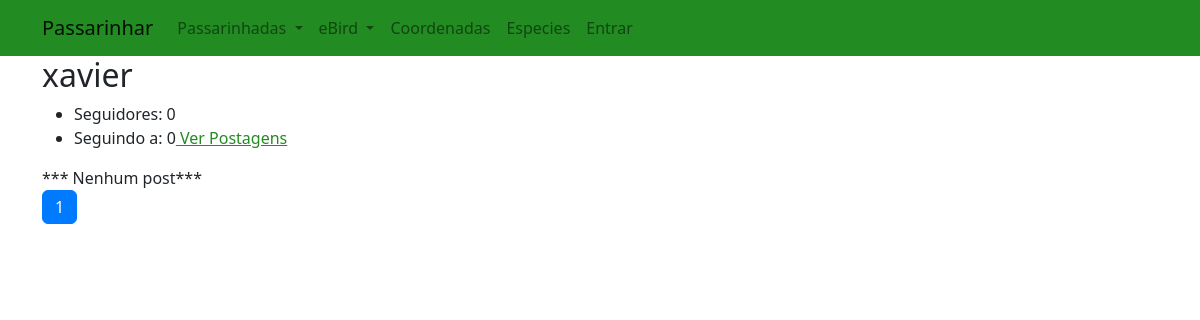
Before: /xavier/profile with the older database file.
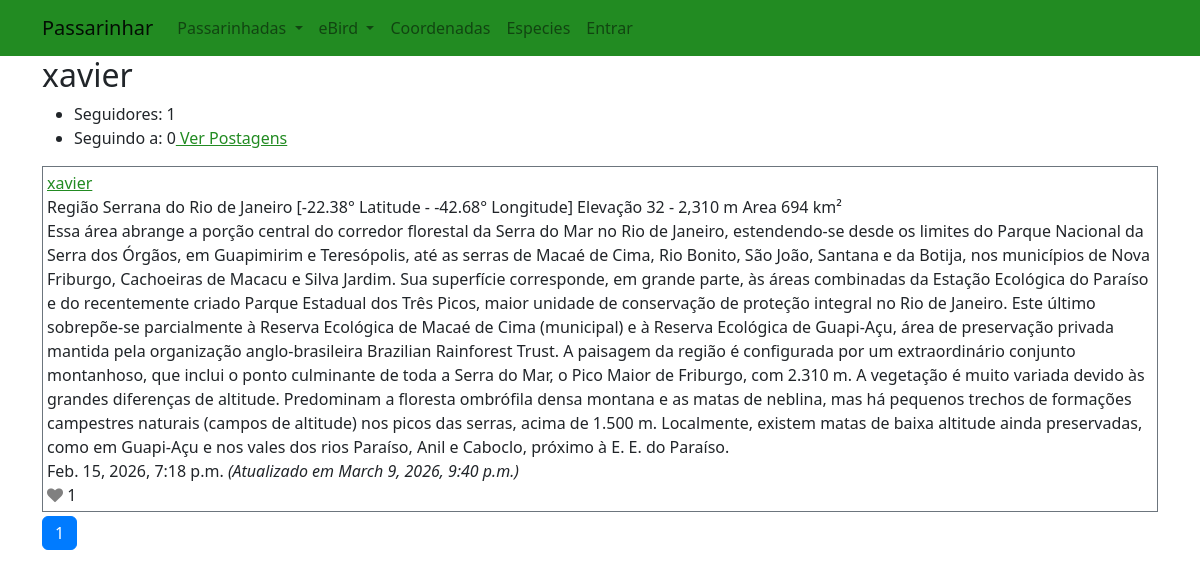
After: the same page with the newer database file.
### passarinhar/models.py (models this page shows, shortened)
class Post(models.Model):
    author = models.ForeignKey(WUser, on_delete=models.CASCADE, related_name="author")
    post_content = models.TextField(blank=True)
    likes = models.ManyToManyField(WUser, blank=True, related_name="likes")
    timestamp = models.DateTimeField(auto_now_add=True)
    updated_at = models.DateTimeField(auto_now=True)

class WUser(AbstractUser):
    favouritesList = models.ManyToManyField(Place, blank=True, related_name="userFavourite")

### passarinhar/views.py (the view)
# urls.py: path("<str:username>/profile", views.profile, name="profile"),
def profile(request, username):
    try:
        profile = WUser.objects.get(username=username)
    except WUser.DoesNotExist:
        raise Http404("Usuário não encontrado.")
    followers = Follower.objects.filter(following = profile).count()
    author = Follower.objects.filter(user = profile)
    following = Follower.objects.filter(following__in=author.values_list("following", flat=True)).count()
    current_user = request.user
    inFollowingList = Follower.objects.filter(user=current_user.id, following=profile).count()
    if inFollowingList:
        follow_label = "Deixar de seguir"
    else:
        follow_label = "Seguir"
    profilePosts = Post.objects.filter(author = profile)
    profilePosts = profilePosts.order_by("-timestamp").all()
    p = Paginator(profilePosts, 10)
    page_number = request.GET.get('page')
    page_obj = p.get_page(page_number)
    data = {
        "title": username,
        "page_name": "profile",
        "profile_obj": profile,
        "followers": followers,
        "following": following,
        "page_obj": page_obj,
        "follow_label":follow_label,
    }
    return render(request, "passarinhar/foro.html", data)

### passarinhar/templates/passarinhar/foro.html (shortened to what this page needs)
{% extends "passarinhar/layout.html" %}
{% load static %}
{% block body %}
<h2 id="page-title">{{ title }}</h2>
{% if page_name == 'profile' %}
<div id="profile-view" style="display: block;">
    <ul>
        <li id="prf-followers">Seguidores: {{ followers }}</li>
        <li id="prf-following">Seguindo a: {{ following}}<a id="following" href="{% url 'passarinhar:following' %}"> Ver
                Postagens</a>
        </li>
    </ul>
</div>
{% endif %}
<div id="posts-view">
    {% for post in page_obj %}
    <div class="p-1 my-1 bg-white text-dark border border-secondary">
        <div><a href="{% url 'passarinhar:profile' post.author.username %}">{{ post.author }}</a></div>
        <div id="{{post.id}}">
            <div>{{post.post_content|linebreaksbr}}</div>
        </div>
        <div id="timestamp">{{ post.timestamp }} <i>(Atualizado em {{ post.updated_at }})</i></div>
        <div id="like">
            {% if user != post.author %}
            <span id="like-btn{{post.id}}" class="like-button" data-id="{{post.id}}"><i id="like-icon{{post.id}}"
                    style="color:grey" class="fa fa-heart"></i></span>
            {% else %}
            <i id="like-icon{{post.id}}" style="color:grey" class="fa fa-heart"></i>
            {% endif %}
            <span id="like_count{{post.id}}" data-id="{{post.id}}">{{ post.likes.count }}</span>
        </div>
    </div>
    {% empty %}
    <div>*** Nenhum post***</div>
    {% endfor %}
</div>
<nav aria-label="Page navigation">
    <ul class="pagination">
        <li class="page-item  active" aria-current="page"><a class="page-link" href="?page={{ page_obj.number }}">
                {{page_obj.number}}</a></li>
    </ul>
</nav>
{% endblock %}

Changed rows visible on the page:
now on this page (row edited): Post: author "xavier", post_content "Região Serrana do Rio de Janeiro [-22.38° Latitude - -42.68° Longitude] Elevação 32 - 2,310 m Area 694 km² Essa área abrange a porção central do corredor florestal da Serra do Mar no Rio de Janeiro, estendendo-se desde os limites do Parque Nacional da Serra dos Órgãos, em Guapimirim e Teresópolis, até as serras de Macaé de Cima, Rio Bonito, São João, Santana e da Botija, nos municípios de Nova Friburgo, Cachoeiras de Macacu e Silva Jardim. Sua superfície corresponde, em grande parte, às áreas combinadas da Estação Ecológica do Paraíso e do recentemente criado Parque Estadual dos Três Picos, maior unidade de conservação de proteção integral no Rio de Janeiro. Este último sobrepõe-se…", timestamp "Feb. 15, 2026, 7:18 p.m.", updated_at "March 9, 2026, 9:40 p.m.", likes.count "1"
Other visible differences:
{{ followers }}: "0" → "1"
text no longer shown: "*** Nenhum post***"
